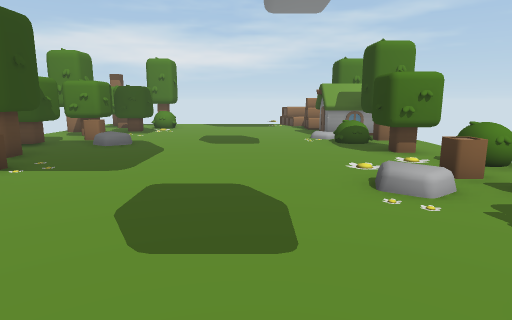
View 1 (above)

16 first-person views from a walk through a 3-D level made in the Unity game engine. The camera is 1.3 m above the floor, tilts 10° down and sees 75° across. The floor is counted in squares, 1 m on a side. Each view is taken from the middle of a square. On the plan, view 1 faces up. The plan holds only what a view shows up to about 14 squares ahead; the rest is blank. The place goes on beyond the plan. The player is left out. Some animated figures are not drawn.

View 2
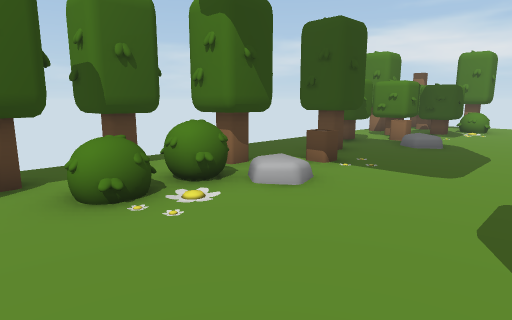

View 3
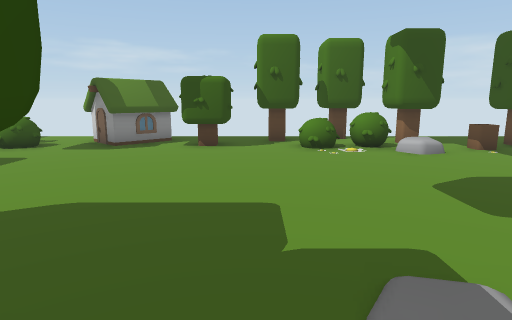

View 4
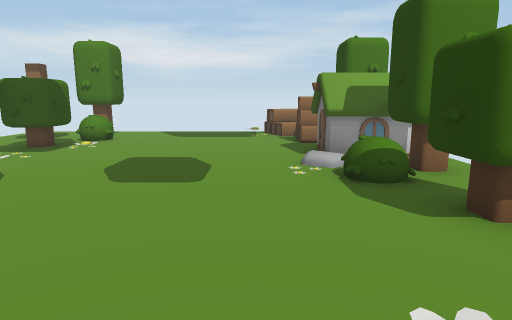

View 5
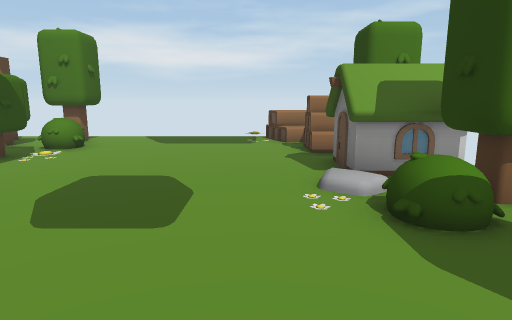

View 6
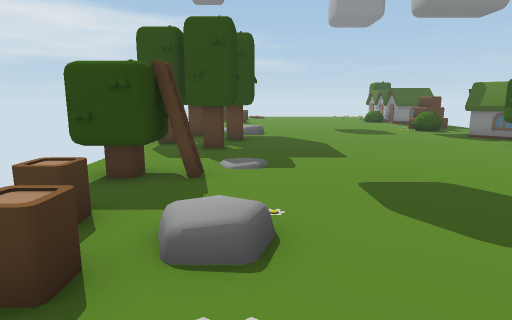

View 7
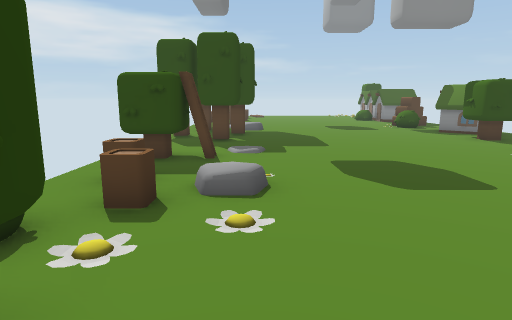

View 8
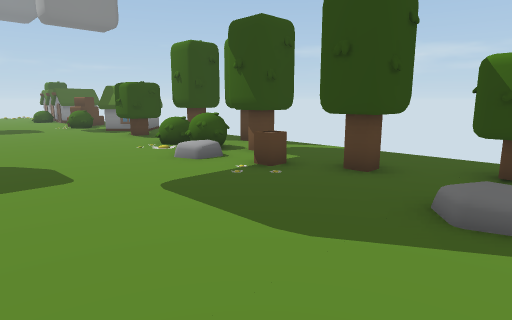

View 9
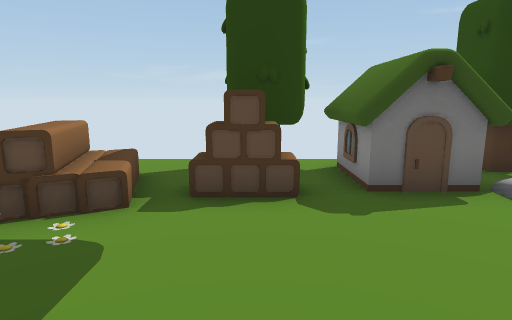

View 10
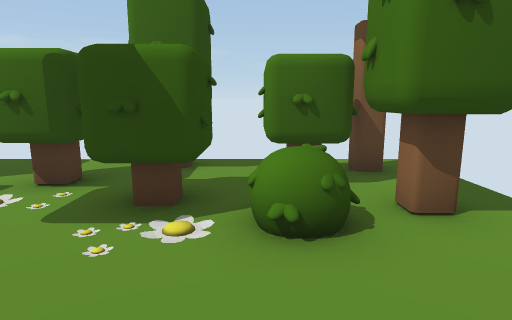

View 11
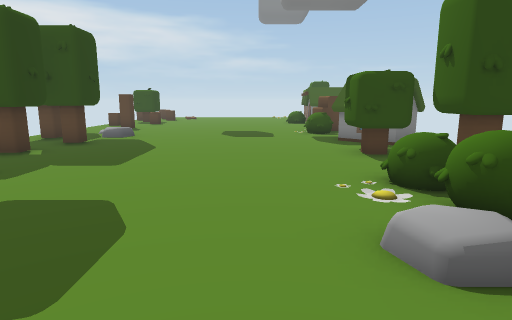

View 12
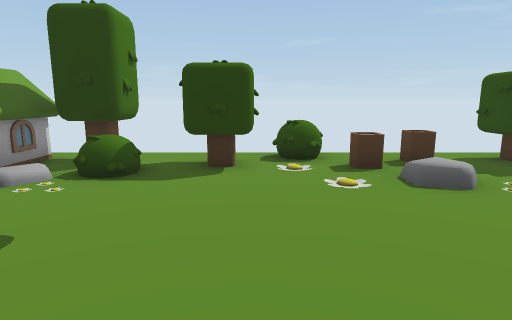

View 13
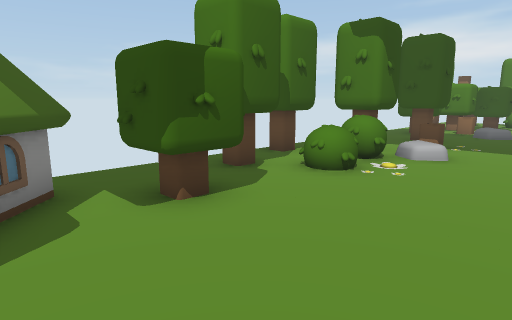

View 14
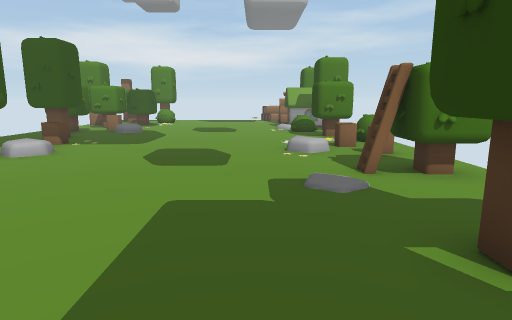

View 15
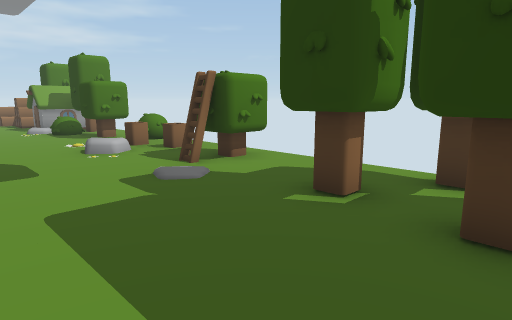

View 16
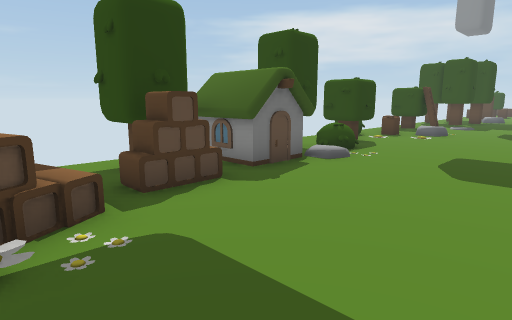

### Floor plan
Key: @ floor where view 1 was taken; # wall or solid block; x gap in a wall; . main floor; : floor 0.25 m higher than the main floor; / step, stairs or slope; O other object.
Columns run from 8 left of view 1 to 5 right of it. Each row starts with its distance up from view 1.
 19 ...O.....OO
 18 x#OOO.....///.
 17 . OOO....../..
 16 .OOOO...... OO
 15 OOOO.......OOO
 14 OOOO.......OOO
 13 .OOO.......OOO
 12 .OO.......:OOO
 11   OO.......OO#
 10 OOO........O..
  9 ...........OO
  8 .OOO.......OO.
  7 ..O.......O.OO
  6 ...O.......OO.
  5 .OO.......O.O.
  4 .OOO........O.
  3 OOO.........OO
  2 OOOO.......OOO
  1 OOO...........
  0 OO......@.....
 -1 .OOO.......OO.
 -2 .OOO.......OOO
 -3 OO........OOOO
 -4 OOO.......O

Where each view was taken, in squares from view 1:
view 1: 0 up, 0 right, facing up
view 2: 0 up, 1 left, facing up-left
view 3: 0 up, 4 right, facing left
view 4: 5 up, 1 right, facing up
view 5: 7 up, 1 right, facing up
view 6: 8 up, 2 right, facing down
view 7: 10 up, 2 right, facing down
view 8: 11 up, 0 right, facing down-left
view 9: 16 up, 2 left, facing right
view 10: 16 up, 1 left, facing left
view 11: 7 up, 3 left, facing down
view 12: 8 up, 3 left, facing right
view 13: 4 down, 2 left, facing up-left
view 14: 4 down, 1 right, facing up
view 15: 4 down, 1 left, facing up-right
view 16: 19 up, 2 left, facing down-right
